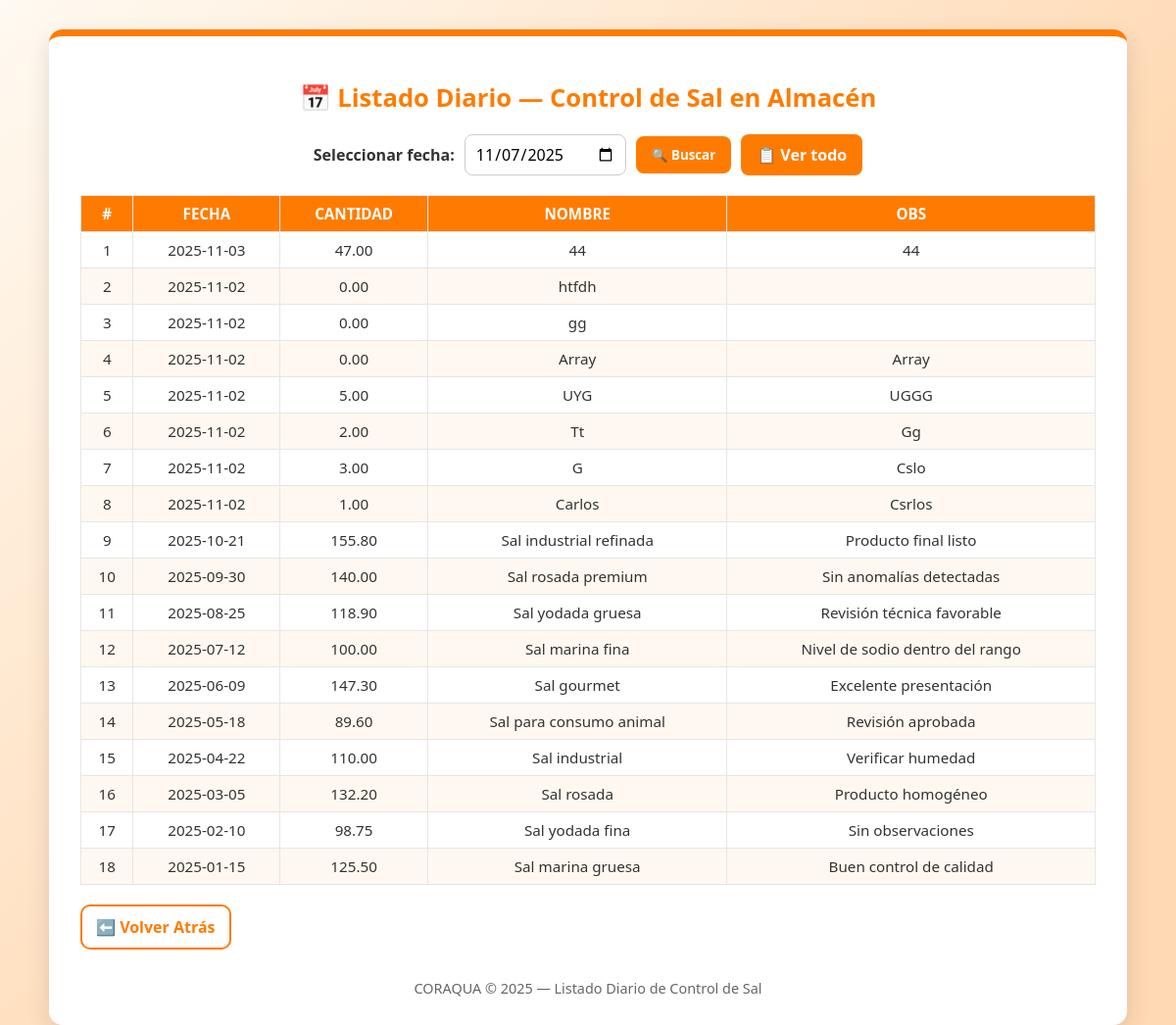
Screenshot of /public/index.php?controller=Inventario&action=listarBPA2&ver_todo=1 with the database file from the repository.
### tables this page shows
CREATE TABLE `control_sal_almacen` (
  `id` int(11) NOT NULL,
  `fecha` date NOT NULL,
  `sede` varchar(100) NOT NULL,
  `encargado` varchar(100) NOT NULL,
  `mes` varchar(20) NOT NULL,
  `cantidad` decimal(10,2) NOT NULL,
  `nombre_sal` varchar(150) NOT NULL,
  `observaciones` text DEFAULT NULL,
  `fecha_registro` timestamp NOT NULL DEFAULT current_timestamp(),
  `id_sede` int(11) DEFAULT NULL,
  `id_lote` int(11) DEFAULT NULL,
  `estado` varchar(20) DEFAULT 'Pendiente',
  `revisado` tinyint(1) DEFAULT 0,
  `id_usuario` int(11) DEFAULT NULL,
  `comentarios_supervisor` text DEFAULT NULL,
  `fecha_revision` timestamp NULL DEFAULT NULL,
  `estado_supervisor` enum('Pendiente','Aprobado','Desaprobado') DEFAULT 'Pendiente'
);

### controllers/InventarioController.php (called while the page is built, shortened)
<?php
require_once "../models/InventarioModel.php";
class InventarioController {
public function listarBPA2() {
    $database = new Database();
    $conn = $database->getConnection();
    $model = new InventarioModel($conn);
    $fechaBusqueda = isset($_GET['fecha']) ? $_GET['fecha'] : date('Y-m-d');
    $datos = [];
    if (isset($_GET['ver_todo'])) {
        $stmt = $model->obtenerTodosBPA2();
    } else {
        $stmt = $model->obtenerListadoBPA2PorFecha($fechaBusqueda);
    }
    if ($stmt) $datos = $stmt->fetchAll(PDO::FETCH_ASSOC);
    include "../views/jefeplanta/modulos-jefeplanta/inventario/lista2.php";
}
}
?>

### core/Router.php (called while the page is built, shortened)
<?php
class Router {
    public function handleRequest() {
        $action = isset($_GET['action']) ? $_GET['action'] : 'login';
        $controller = new $controllerClass();
        $controller->$action();
    }
}

### public/index.php (called while the page is built, shortened)
<?php
require_once __DIR__ . '/../core/Router.php';
$router = new Router();
$router->handleRequest();
?>

### models/InventarioModel.php (called while the page is built, shortened)
<?php
class InventarioModel {
    private $conn;
    public function __construct($db) {
        $this->conn = $db;
    }
    public function obtenerTodosBPA2() {
        $sql = "SELECT
                    id, fecha, sede, encargado, mes, cantidad,
                    nombre_sal AS nombre, observaciones AS obs,
                    estado, revisado, fecha_revision, fecha_registro
                FROM control_sal_almacen
                ORDER BY fecha DESC";
        $stmt = $this->conn->prepare($sql);
        $stmt->execute();
        return $stmt;
    }
}
?>

### views/jefeplanta/modulos-jefeplanta/inventario/lista2.php (the view, shortened to what this page needs)
<?php
$fechaBusqueda = isset($_GET['fecha']) ? $_GET['fecha'] : date('Y-m-d');
?>
<!DOCTYPE html>
<html lang="es">
<head>
</head>
<body>
<div class="container">
  <h1>📅 Listado Diario — Control de Sal en Almacén</h1>
  <form method="GET" class="search-bar" action="/sistema-produccion/public/index.php">
    <label for="fecha"><strong>Seleccionar fecha:</strong></label>
    <input type="date" id="fecha" name="fecha" value="<?php echo htmlspecialchars($fechaBusqueda); ?>" required>
    <button type="submit">🔍 Buscar</button>
    <a href="/sistema-produccion/public/index.php?controller=Inventario&action=listarBPA2&ver_todo=1" class="btn">📋 Ver todo</a>
  </form>
  <table>
    <thead>
      <tr>
        <th>#</th>
        <th>FECHA</th>
        <th>CANTIDAD</th>
        <th>NOMBRE</th>
        <th>OBS</th>
      </tr>
    </thead>
    <tbody>
      <?php if (!empty($datos)): ?>
        <?php $i=1; foreach ($datos as $row): ?>
          <tr>
            <td><?php echo $i++; ?></td>
            <td><?php echo htmlspecialchars($row['fecha']); ?></td>
            <td><?php echo htmlspecialchars($row['cantidad']); ?></td>
            <td><?php echo htmlspecialchars($row['nombre']); ?></td>
            <td><?php echo htmlspecialchars($row['obs']); ?></td>
          </tr>
        <?php endforeach; ?>
      <?php else: ?>
        <tr><td colspan="5">❌ No hay registros para esta fecha.</td></tr>
      <?php endif; ?>
    </tbody>
  </table>
  <a href="/sistema-produccion/public/index.php?controller=Inventario&action=bpa2" class="back-btn">⬅️ Volver Atrás</a>
  <footer>CORAQUA © 2025 — Listado Diario de Control de Sal</footer>
</div>
</body>
</html>

### views/jefeplanta/modulos-jefeplanta/inventario/lista2.php (style rules this page uses)
* { box-sizing:border-box;font-family:"Poppins","Segoe UI",sans-serif; }
body { margin:0; background:linear-gradient(135deg,#fffaf2,#ffd9b3 60%); color:#333; padding:30px 16px; min-height:100vh; }
.container { max-width:1100px; margin:auto; background:#fff; border-radius:14px; padding:28px 32px; box-shadow:0 8px 24px rgba(0,0,0,0.12); border-top:7px solid #ff7b00; animation:fadeIn .6s ease; }
h1 { text-align:center;color:#ff7b00;font-size:1.6rem;margin-bottom:20px; }
.search-bar { display:flex;justify-content:center;align-items:center;gap:10px;margin-bottom:20px;flex-wrap:wrap; }
input[type="date"] { padding:8px 10px;border-radius:8px;border:1px solid #ccc;font-size:1rem; }
button, .btn { background:#ff7b00;color:#fff;border:none;padding:10px 16px;border-radius:8px; cursor:pointer;font-weight:600;transition:all .2s;text-decoration:none;display:inline-block; }
table { width:100%;border-collapse:collapse;margin-top:20px; }
th,td { border:1px solid #e6e6e6;padding:8px;text-align:center;font-size:0.95rem; }
th { background:#ff7b00;color:#fff; }
tr:nth-child(even) { background:#fff8f0; }
.back-btn { margin-top:20px;display:inline-block;text-decoration:none;background:#fff;color:#ff7b00; border:2px solid #ff7b00;padding:10px 14px;border-radius:10px;font-weight:700; }
footer { text-align:center;margin-top:30px;color:#666;font-size:0.9rem; }

### rows the page displays
control_sal_almacen: fecha "2025-11-03", cantidad "47.00", nombre_sal "44", observaciones "44"
control_sal_almacen: fecha "2025-11-02", cantidad "0.00", nombre_sal "htfdh"
control_sal_almacen: fecha "2025-11-02", cantidad "0.00", nombre_sal "gg"
control_sal_almacen: fecha "2025-11-02", cantidad "0.00", nombre_sal "Array", observaciones "Array"
control_sal_almacen: fecha "2025-11-02", cantidad "5.00", nombre_sal "UYG", observaciones "UGGG"
control_sal_almacen: fecha "2025-11-02", cantidad "2.00", nombre_sal "Tt", observaciones "Gg"
control_sal_almacen: fecha "2025-11-02", cantidad "3.00", nombre_sal "G", observaciones "Cslo"
control_sal_almacen: fecha "2025-11-02", cantidad "1.00", nombre_sal "Carlos", observaciones "Csrlos"
control_sal_almacen: fecha "2025-10-21", cantidad "155.80", nombre_sal "Sal industrial refinada", observaciones "Producto final listo"
control_sal_almacen: fecha "2025-09-30", cantidad "140.00", nombre_sal "Sal rosada premium", observaciones "Sin anomalías detectadas"
control_sal_almacen: fecha "2025-08-25", cantidad "118.90", nombre_sal "Sal yodada gruesa", observaciones "Revisión técnica favorable"
control_sal_almacen: fecha "2025-07-12", cantidad "100.00", nombre_sal "Sal marina fina", observaciones "Nivel de sodio dentro del rango"
control_sal_almacen: fecha "2025-06-09", cantidad "147.30", nombre_sal "Sal gourmet", observaciones "Excelente presentación"
control_sal_almacen: fecha "2025-05-18", cantidad "89.60", nombre_sal "Sal para consumo animal", observaciones "Revisión aprobada"
control_sal_almacen: fecha "2025-04-22", cantidad "110.00", nombre_sal "Sal industrial", observaciones "Verificar humedad"
control_sal_almacen: fecha "2025-03-05", cantidad "132.20", nombre_sal "Sal rosada", observaciones "Producto homogéneo"
control_sal_almacen: fecha "2025-02-10", cantidad "98.75", nombre_sal "Sal yodada fina", observaciones "Sin observaciones"
control_sal_almacen: fecha "2025-01-15", cantidad "125.50", nombre_sal "Sal marina gruesa", observaciones "Buen control de calidad"
